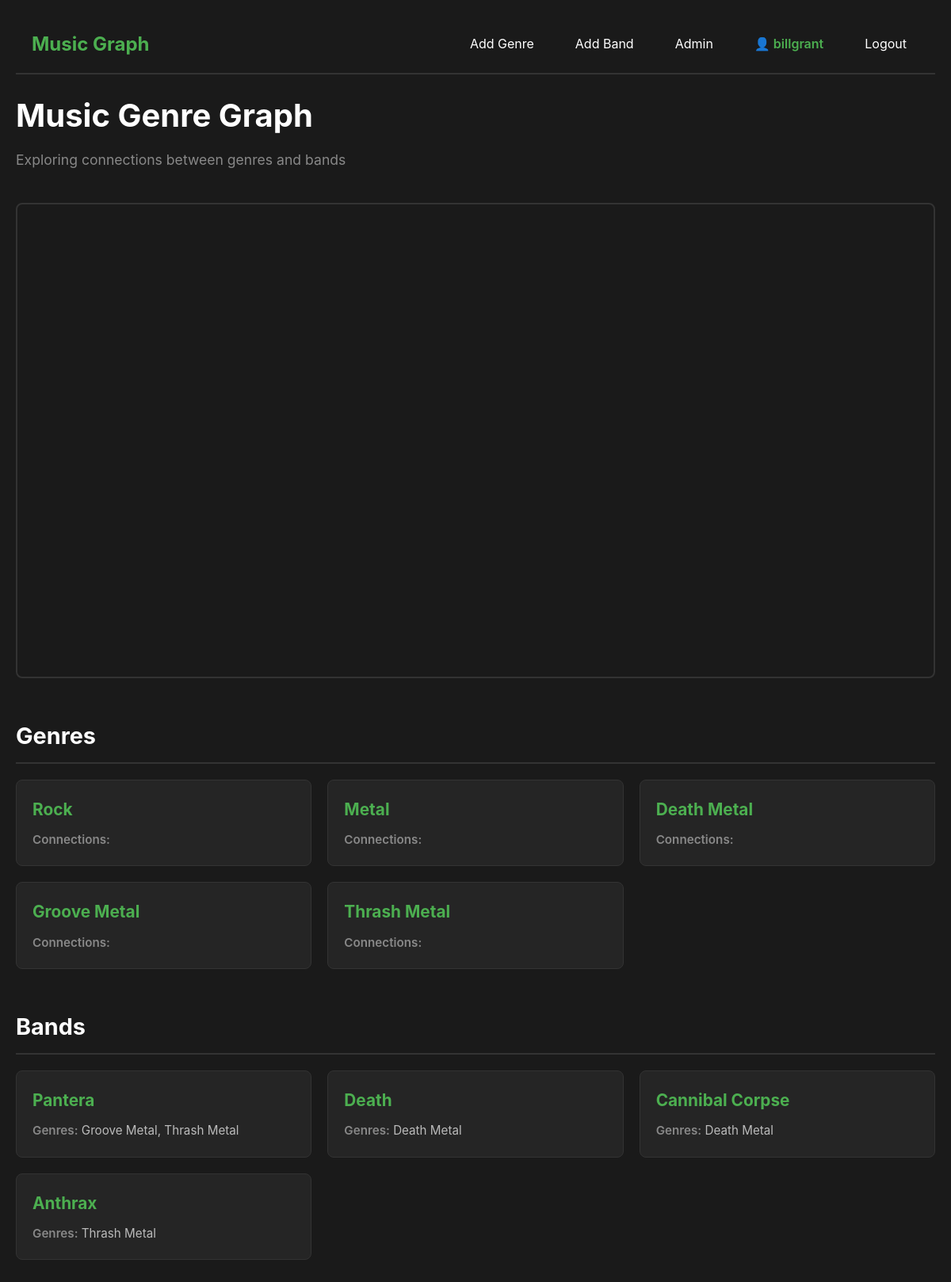
/ (signed in), run on the app's committed database.
### models.py (models this page shows, shortened)
class User(UserMixin, db.Model):
    __tablename__ = 'users'
    id = db.Column(db.Integer, primary_key=True)
    username = db.Column(db.String(80), unique=True, nullable=False)
    email = db.Column(db.String(120), unique=True, nullable=False)
    password_hash = db.Column(db.String(255), nullable=False)
    is_admin = db.Column(db.Boolean, default=False)
    created_at = db.Column(db.DateTime, default=db.func.now())

class Genre(db.Model):
    __tablename__ = 'genres'
    id = db.Column(db.String(50), primary_key=True)  # e.g., 'death-metal'
    name = db.Column(db.String(100), nullable=False)  # e.g., 'Death Metal'
    parent_id = db.Column(db.String(50), db.ForeignKey('genres.id'), nullable=True)
    type = db.Column(db.String(20), nullable=False)  # 'root', 'intermediate', 'leaf'
    parent = db.relationship('Genre', remote_side=[id], backref='children')
    bands = db.relationship('Band', back_populates='primary_genre')

class Band(db.Model):
    __tablename__ = 'bands'
    id = db.Column(db.String(50), primary_key=True)  # e.g., 'pantera'
    name = db.Column(db.String(100), nullable=False)  # e.g., 'Pantera'
    primary_genre_id = db.Column(db.String(50), db.ForeignKey('genres.id'), nullable=False)
    primary_genre = db.relationship('Genre', back_populates='bands')
    genres = db.relationship('Genre', secondary='band_genres', backref='all_bands')

### app.py (the view)
@app.route('/')
def index():
    genres = Genre.query.all()
    bands = Band.query.all()
    genres_dict = {g.id: {'name': g.name} for g in genres}
    bands_dict = {
        b.id: {
            'name': b.name,
            'primary_genre': b.primary_genre_id,
            'genres': [g.id for g in b.genres]
        }
        for b in bands
    }
    connections = get_unique_connections(genres)
    return render_template('index.html',
                         genres=genres_dict,
                         bands=bands_dict,
                         connections=connections)

### app.py (called while the page is built)
@login_manager.user_loader
def load_user(user_id):
    return User.query.get(int(user_id))

def get_unique_connections(genres):
    connections = set()
    for genre in genres:
        if genre.parent:
            edge = tuple(sorted([genre.id, genre.parent_id]))
            connections.add(edge)
    return list(connections)

### templates/index.html (shortened to what this page needs)
<!DOCTYPE html>
<html lang="en">
<head>
    <link rel="stylesheet" href="{{ url_for('static', filename='style.css') }}">
</head>
<body>
<nav class="navbar">
    <div class="nav-container">
        <a href="{{ url_for('index') }}" class="nav-brand">Music Graph</a>
<div class="nav-links">
    {% if current_user.is_authenticated %}
        {% if current_user.is_admin %}
            <a href="{{ url_for('add_genre') }}" class="nav-link">Add Genre</a>
            <a href="{{ url_for('add_band') }}" class="nav-link">Add Band</a>
            <a href="{{ url_for('admin') }}" class="nav-link">Admin</a>
        {% endif %}
        <span class="nav-user">{{ current_user.username }}</span>
        <a href="{{ url_for('logout') }}" class="nav-link">Logout</a>
    {% else %}
        <a href="{{ url_for('login') }}" class="nav-link">Login</a>
        <a href="{{ url_for('register') }}" class="nav-link">Register</a>
    {% endif %}
</div>
    </div>
</nav>
    <div class="container">
        <h1>Music Genre Graph</h1>
        <p class="subtitle">Exploring connections between genres and bands</p>
        <div id="network-graph"></div>
        <div class="section">
            <h2>Genres</h2>
            <div class="genre-list">
                {% for genre_id, genre_data in genres.items() %}
                <div class="genre-card">
                    <h3>{{ genre_data.name }}</h3>
                    <p class="connections">
                        <strong>Connections:</strong>
                    </p>
                </div>
                {% endfor %}
            </div>
        </div>
        <div class="section">
            <h2>Bands</h2>
            <div class="band-list">
                {% for band_id, band_data in bands.items() %}
                <div class="band-card">
                    <h3>{{ band_data.name }}</h3>
                    <p class="genres">
                        <strong>Genres:</strong>
                        {% for genre in band_data.genres %}
                        {{ genres[genre].name }}{% if not loop.last %}, {% endif %}
                        {% endfor %}
                    </p>
                </div>
                {% endfor %}
            </div>
        </div>
    </div>
</body>
</html>

### static/style.css (style rules this page uses)
* { margin: 0; padding: 0; box-sizing: border-box; }
body { font-family: -apple-system, BlinkMacSystemFont, 'Segoe UI', Roboto, Oxygen, Ubuntu, Cantarell, sans-serif; background-color: #1a1a1a; color: #e0e0e0; line-height: 1.6; padding: 20px; }
.container { max-width: 1200px; margin: 0 auto; }
h1 { font-size: 2.5rem; margin-bottom: 10px; color: #ffffff; }
.subtitle { font-size: 1.1rem; color: #888; margin-bottom: 40px; }
.section { margin-bottom: 50px; }
h2 { font-size: 1.8rem; margin-bottom: 20px; color: #ffffff; border-bottom: 2px solid #333; padding-bottom: 10px; }
.genre-list, .band-list { display: grid; grid-template-columns: repeat(auto-fill, minmax(300px, 1fr)); gap: 20px; }
.genre-card, .band-card { background-color: #252525; border: 1px solid #333; border-radius: 8px; padding: 20px; transition: transform 0.2s, border-color 0.2s; }
.genre-card h3, .band-card h3 { font-size: 1.3rem; margin-bottom: 10px; color: #4CAF50; }
.connections, .genres { font-size: 0.95rem; color: #bbb; }
.connections strong, .genres strong { color: #888; font-weight: 600; }
#network-graph { width: 100%; height: 600px; border: 2px solid #333; border-radius: 8px; margin-bottom: 50px; background-color: #1a1a1a; }
.navbar { background-color: #1a1a1a; border-bottom: 2px solid #333; padding: 0; position: sticky; top: 0; z-index: 1000; }
.nav-container { max-width: 1200px; margin: 0 auto; display: flex; justify-content: space-between; align-items: center; padding: 15px 20px; }
.nav-brand { font-size: 1.5rem; font-weight: bold; color: #4CAF50; text-decoration: none; transition: color 0.2s; }
.nav-links { display: flex; gap: 20px; }
.nav-link { color: #ffffff; text-decoration: none; padding: 8px 16px; border-radius: 4px; transition: background-color 0.2s; }
.container { padding-top: 20px; }
.nav-user { color: #4CAF50; padding: 8px 16px; font-weight: 600; }
.nav-user::before { content: "👤 "; }

### data on the page
User: username "billgrant"
Genre: name "Rock"
Genre: name "Metal"
Genre: name "Death Metal"
Genre: name "Groove Metal"
Genre: name "Thrash Metal"
Band: name "Pantera"
Band: name "Death"
Band: name "Cannibal Corpse"
Band: name "Anthrax"
